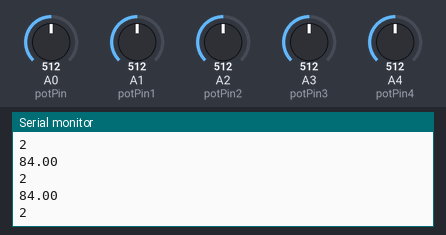
Bench run of a sketch on a simulated Arduino Uno, built with avr-gcc and run on an emulated ATmega328P. Shown: the last lines printed to the serial monitor. The test bench sets the inputs (shaded band); at power-on: A0 (potPin) = 512, A1 (potPin1) = 512, A2 (potPin2) = 512, A3 (potPin3) = 512, A4 (potPin4) = 512. No radio packets arrive unless stated.

Above: at 1.2 s.
1.3 s: A0 (potPin) set to 716
At 1.36 s:
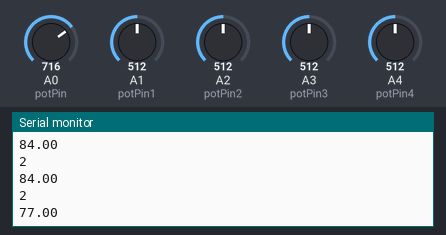
2.8 s: A1 (potPin1) set to 716
At 2.84 s:
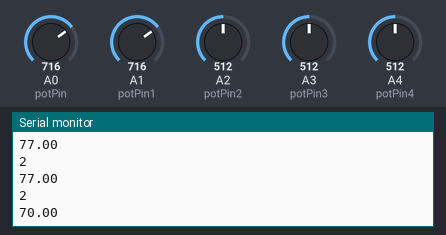
4.3 s: A2 (potPin2) set to 716
At 4.32 s:
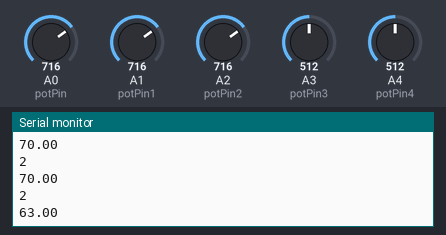
5.8 s: A3 (potPin3) set to 716
At 5.8 s:
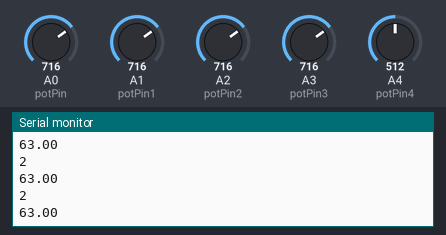
7.3 s: A4 (potPin4) set to 716
At 7.35 s:
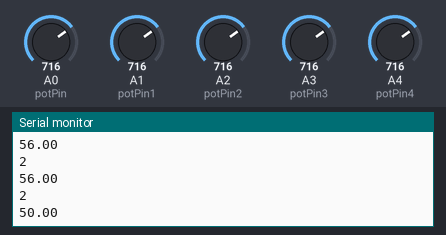
8.8 s: A0 (potPin) set to 992
At 8.83 s:
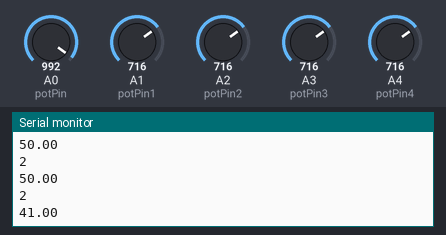
Timing chart, 0 to 11.3 s (numbered marks = the images above; inputs shaded):
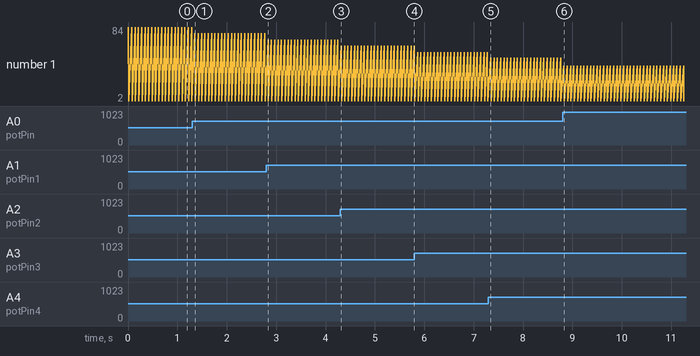

Measured:
- after the input at 1.3 s, the serial monitor: prints a new line after 0.06 s (image 1)
- after the input at 2.8 s, the serial monitor: prints a new line at once (image 2)
- after the input at 4.3 s, the serial monitor: prints a new line at once (image 3)
- after the input at 7.3 s, the serial monitor: prints a new line after 0.05 s (image 5)
- after the input at 8.8 s, the serial monitor: prints a new line at once (image 6)
- plotted number 1: 2 → 63 after the input at 4.3 s

The sketch:

arduino_slave_code_tomatoe.ino.ino
```cpp
//Arduino Slave Code (Tomatoe Sample)
#include <SPI.h> //Call SPI library so you can communicate with the nRF24L01+
#include <nRF24L01.h> //nRF2401 libarary found at https://github.com/tmrh20/RF24/
#include <RF24.h> //nRF2401 libarary found at https://github.com/tmrh20/RF24/
#define potPin  A0
#define potPin1  A1
#define potPin2  A2
#define potPin3  A3
#define potPin4  A4
const int numReadings = 5;   // how many readings to average
const int check = 2;// use this for transmitting a special Identification character
int sensorValue = 0;// value read from the Soil Moisture
int sensorValue1 = 0;// value read from the Soil Moisture
int sensorValue2 = 0;// value read from the Soil Moisture
int sensorValue3 = 0;// value read from the Soil Moisture
int sensorValue4 = 0;// value read from the Soil Moisture

RF24 radio(7, 8); // CE, CSN
#define WHICH_NODE 2     // must be a number from 1 - 6 identifying the PTX node
const uint64_t wAddress[] = {0x7878787878LL, 0xB3B4B5B6F1LL, 0xB3B4B5B6CDLL};
const uint64_t PTXpipe = wAddress[ WHICH_NODE - 0];   // Pulls the address from the above array for this node's pipe
                  byte counter = 1; //used to count the packets sent
float averageT;
    float average (int sensorValue, int sensorValue1 ,int sensorValue2 ,int sensorValue3, int sensorValue4)
                   {
                     float value = (sensorValue + sensorValue1 + sensorValue2 + sensorValue3 + sensorValue4)/numReadings;
                     return(value);
                    }


void setup() {
  // put your setup code here, to run once:
  Serial.begin(9600);
  pinMode( potPin, INPUT);
  pinMode( potPin1, INPUT);
  pinMode( potPin2, INPUT);
  pinMode( potPin3, INPUT);
  pinMode( potPin4, INPUT);
radio.begin();            //Start the nRF24 module
 radio.setPALevel(RF24_PA_LOW);  // "short range setting" - increase if you want more range AND have a good power supply
  radio.setChannel(108);          // the higher channels tend to be more "open"

    radio.openReadingPipe(0, PTXpipe);  //open data transfer pipe
    radio.stopListening();//go into transmit mode
}
void loop()
{ // put your main code here, to run repeatedly:
sensorValue = analogRead(potPin);// read the analog in values
sensorValue = map(sensorValue, 1023, 416, 0, 100);//map or caliberate the values to a percentage form between 0 and 100
sensorValue = constrain(sensorValue, 0, 100);

sensorValue1 = analogRead(potPin1);
sensorValue1 = map(sensorValue1, 1023, 416, 0, 100);
sensorValue1 = constrain(sensorValue1, 0, 100);// in case the sensor value is outside the range seen during calibration

sensorValue2 = analogRead(potPin2);
sensorValue2 = map(sensorValue2, 1023, 416, 0, 100);
sensorValue2 = constrain(sensorValue2, 0, 100);

sensorValue3 = analogRead(potPin3);
sensorValue3 = map(sensorValue3, 1023, 416, 0, 100);
sensorValue3 = constrain(sensorValue3, 0, 100);

sensorValue4 = analogRead(potPin4);
sensorValue4 = map(sensorValue4, 1023, 416, 0, 100);
sensorValue4 = constrain(sensorValue4, 0, 100);

//calculate the average of the moisture values.
averageT = average(sensorValue, sensorValue1, sensorValue2 , sensorValue3, sensorValue4);

 radio.write(&averageT, sizeof(averageT));
 radio.write(&check, sizeof(check));
 Serial.println(averageT);
  Serial.println(check);
delay(63); // delay for 63 milli seconds.
}
```
